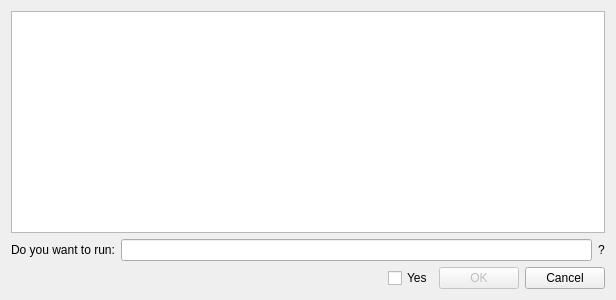
<?xml version="1.0" encoding="UTF-8"?>
<ui version="4.0">
 <class>GitConfigGlobalAddSafeDirectoryDialog</class>
 <widget class="QDialog" name="GitConfigGlobalAddSafeDirectoryDialog">
  <property name="geometry">
   <rect>
    <x>0</x>
    <y>0</y>
    <width>616</width>
    <height>300</height>
   </rect>
  </property>
  <property name="windowTitle">
   <string>Add Safe Directory</string>
  </property>
  <layout class="QVBoxLayout" name="verticalLayout">
   <item>
    <widget class="QPlainTextEdit" name="plainTextEdit">
     <property name="readOnly">
      <bool>true</bool>
     </property>
    </widget>
   </item>
   <item>
    <layout class="QHBoxLayout" name="horizontalLayout_2">
     <item>
      <widget class="QLabel" name="label">
       <property name="text">
        <string>Do you want to run:</string>
       </property>
      </widget>
     </item>
     <item>
      <widget class="ReadOnlyLineEdit" name="lineEdit"/>
     </item>
     <item>
      <widget class="QLabel" name="label_2">
       <property name="text">
        <string>?</string>
       </property>
      </widget>
     </item>
    </layout>
   </item>
   <item>
    <layout class="QHBoxLayout" name="horizontalLayout">
     <item>
      <spacer name="horizontalSpacer">
       <property name="orientation">
        <enum>Qt::Orientation::Horizontal</enum>
       </property>
       <property name="sizeHint" stdset="0">
        <size>
         <width>40</width>
         <height>20</height>
        </size>
       </property>
      </spacer>
     </item>
     <item>
      <widget class="QCheckBox" name="checkBox_confirm">
       <property name="text">
        <string>Yes</string>
       </property>
      </widget>
     </item>
     <item>
      <widget class="QPushButton" name="pushButton_ok">
       <property name="enabled">
        <bool>false</bool>
       </property>
       <property name="text">
        <string>OK</string>
       </property>
      </widget>
     </item>
     <item>
      <widget class="QPushButton" name="pushButton_2">
       <property name="text">
        <string>Cancel</string>
       </property>
      </widget>
     </item>
    </layout>
   </item>
  </layout>
 </widget>
 <customwidgets>
  <customwidget>
   <class>ReadOnlyLineEdit</class>
   <extends>QLineEdit</extends>
   <header>ReadOnlyLineEdit.h</header>
  </customwidget>
 </customwidgets>
 <resources/>
 <connections>
  <connection>
   <sender>pushButton_ok</sender>
   <signal>clicked()</signal>
   <receiver>GitConfigGlobalAddSafeDirectoryDialog</receiver>
   <slot>accept()</slot>
   <hints>
    <hint type="sourcelabel">
     <x>239</x>
     <y>278</y>
    </hint>
    <hint type="destinationlabel">
     <x>230</x>
     <y>278</y>
    </hint>
   </hints>
  </connection>
  <connection>
   <sender>pushButton_2</sender>
   <signal>clicked()</signal>
   <receiver>GitConfigGlobalAddSafeDirectoryDialog</receiver>
   <slot>reject()</slot>
   <hints>
    <hint type="sourcelabel">
     <x>320</x>
     <y>279</y>
    </hint>
    <hint type="destinationlabel">
     <x>314</x>
     <y>278</y>
    </hint>
   </hints>
  </connection>
 </connections>
</ui>
